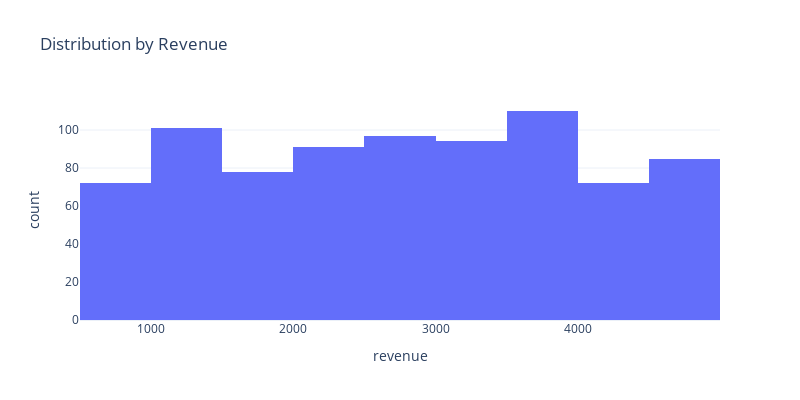

Write notebook code for a chart like this one.
### Code cell
fig = px.histogram(data,
                  x = "revenue",
                  nbins = 20,
                  title = 'Distribution by Revenue')
fig.update_layout(
    width=800,
    height=400 
)
fig.show()

### Figure 1 — Plotly figure (JSON) as saved in the notebook; plotly's stock layout.template omitted (floating-point values rounded to 4 significant figures; data arrays with more than 128 entries replaced by an {"elided": "..."} marker saying what was removed)
{"data": [{"alignmentgroup": "True", "bingroup": "x", "hovertemplate": "revenue=%{x}<br>count=%{y}<extra></extra>", "legendgroup": "", "marker": {"color": "#636efa", "pattern": {"shape": ""}}, "name": "", "nbinsx": 20, "offsetgroup": "", "orientation": "v", "showlegend": false, "type": "histogram", "x": {"elided": "800 int values"}, "xaxis": "x", "yaxis": "y"}], "layout": {"barmode": "relative", "height": 400, "legend": {"tracegroupgap": 0}, "title": {"text": "Distribution by Revenue"}, "width": 800, "xaxis": {"anchor": "y", "domain": [0, 1], "title": {"text": "revenue"}}, "yaxis": {"anchor": "x", "domain": [0, 1], "title": {"text": "count"}}}}
